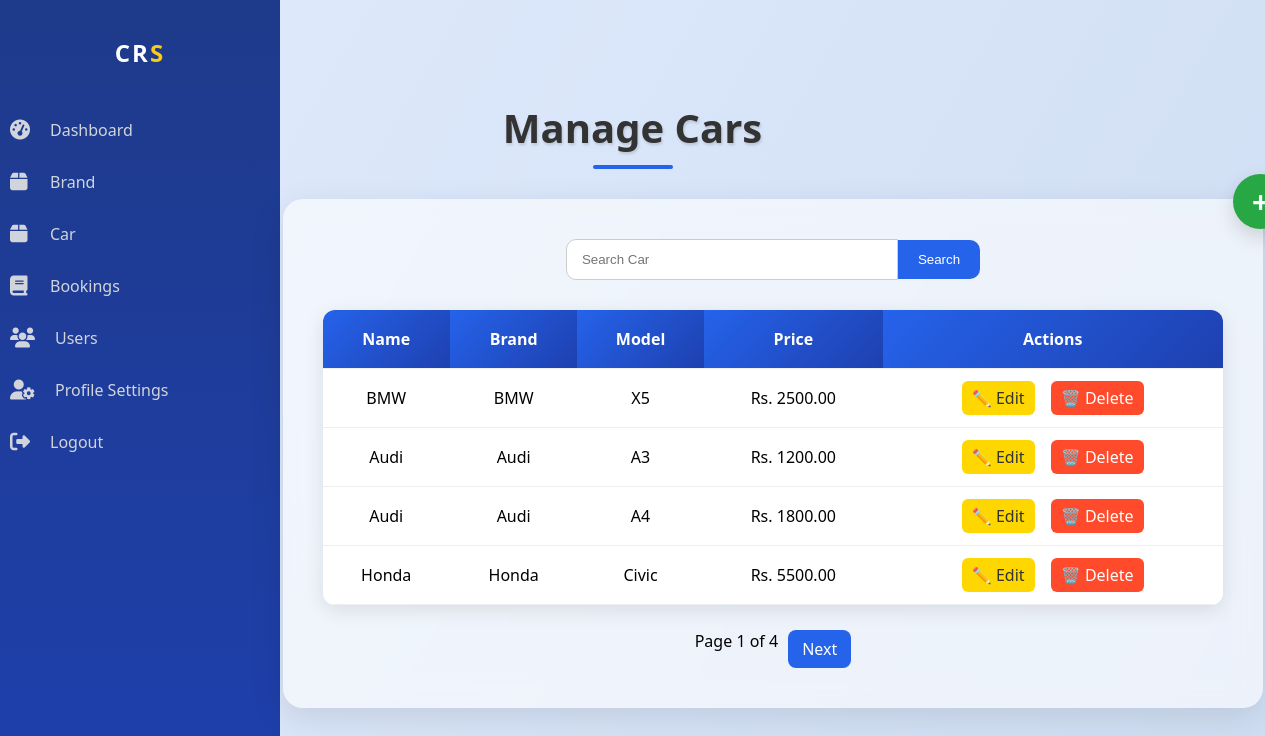
/car/manage/ (signed in), run on the app's committed database.
### rental/models.py (models this page shows, shortened)
class Car(models.Model):
    name=models.CharField(max_length=255)
    brand=models.ForeignKey(Brand,on_delete=models.CASCADE)
    model=models.CharField(max_length=50)
    price_per_day=models.DecimalField(max_digits=8,decimal_places=2)
    image=models.ImageField(upload_to='cars/')
    availability=models.BooleanField(default=True)

class Brand(models.Model):
    name=models.CharField(max_length=100,unique=True)
    description = models.TextField(blank=True, null=True)
    created_at=models.DateTimeField(auto_now_add=True)
    updated_at=models.DateTimeField(auto_now=True)

### rental/views.py (the view)
# urls.py: path('car/manage/',views.manage_cars,name='manage_cars'),
@login_required
def manage_cars(request):
    cars=Car.objects.all()
    query=request.GET.get('search')
    if query:
        cars = cars.filter(
            Q(name__icontains=query) |
            Q(brand__name__icontains=query) |
            Q(model__icontains=query)
        )
    paginator=Paginator(cars,4)
    page=request.GET.get('page')
    try:
        cars=paginator.page(page)
    except PageNotAnInteger:
        cars=paginator.page(1)
    except EmptyPage:
        cars=paginator.page(paginator.num_pages)
    return render(request,'rental/manage_cars.html',{'cars':cars})

### rental/templates/rental/manage_cars.html (shortened to what this page needs)
{% extends 'rental/admin_dashboard.html' %}
{% block content %}
<div class="manage-container">
    <h2>Manage Cars</h2>
    <div class="form-container">
        <a href="{% url 'add_car' %}" class="add-car-btn">+</a>
        <form method="get">
            <input type="text" name="search" placeholder="Search Car">
            <button type="submit">Search</button>
        </form>
        <table>
            <thead>
                <tr>
                    <th>Name</th>
                    <th>Brand</th>
                    <th>Model</th>
                    <th>Price</th>
                    <th>Actions</th>
                </tr>
            </thead>
            <tbody>
                {% for car in cars %}
                <tr>
                    <td>{{car.name}}</td>
                    <td>{{ car.brand.name }}</td>
                    <td>{{ car.model }}</td>
                    <td>Rs. {{ car.price_per_day }}</td>
                    <td>
                        <a href="{% url 'edit_car' car.id %}" class="edit-icon">✏️ Edit</a>
                        <a href="{% url 'delete_car' car.id %}" class="delete-icon">🗑️ Delete</a>
                    </td>
                </tr>
                {% empty %}
                <tr>
                    <td colspan="4">No cars found.</td>
                </tr>
                {% endfor %}
            </tbody>
        </table>
        <div class="pagination">
            Page {{ cars.number }} of {{ cars.paginator.num_pages }}
            {% if cars.has_next %}
                <a href="?page={{ cars.next_page_number }}">Next</a>
            {% endif %}
        </div>
    </div>
</div>
{% endblock %}

### rental/templates/rental/admin_dashboard.html (style rules this page uses)
body { margin: 0; font-family: Arial, sans-serif; background-color: #f3f4f6; }

### rental/templates/rental/manage_cars.html (style rules this page uses)
body { background: linear-gradient(120deg, #e0eafc, #cfdef3); font-family: 'Segoe UI', Tahoma, Geneva, Verdana, sans-serif; }
.manage-container { max-width: 1000px; margin: 100px auto; animation: fadeInUp 1s ease-in-out; }
.manage-container h2 { font-size: 2.5rem; color: #333; text-align: center; margin-bottom: 30px; text-shadow: 1px 2px 3px rgba(0, 0, 0, 0.15); position: relative; }
.manage-container h2::after { content: ''; width: 80px; height: 4px; background: #2563eb; display: block; margin: 10px auto 0; border-radius: 5px; }
.form-container { width: 900px; margin-left: 150px; background: rgba(255, 255, 255, 0.6); backdrop-filter: blur(14px); border-radius: 20px; padding: 40px; box-shadow: 0 10px 35px rgba(0, 0, 0, 0.1); animation: popIn 0.7s ease-in-out; position: relative; }
.add-car-btn { position: absolute; top: -25px; right: -25px; background: #28a745; color: white; width: 55px; height: 55px; font-size: 30px; font-weight: bold; border-radius: 50%; display: flex; align-items: center; justify-content: center; text-decoration: none; box-shadow: 0 8px 20px rgba(0, 0, 0, 0.15); transition: 0.3s ease-in-out; z-index: 2; }
form { display: flex; justify-content: center; align-items: center; margin-bottom: 30px; }
form input[type="text"] { width: 300px; padding: 12px 15px; border: 1px solid #ccc; border-radius: 10px 0 0 10px; outline: none; transition: 0.3s ease-in-out; }
form button { padding: 12px 20px; background: #2563eb; color: white; border: none; border-radius: 0 10px 10px 0; cursor: pointer; transition: 0.3s ease; }
table { width: 100%; border-collapse: collapse; margin-top: 30px; background: white; border-radius: 12px; overflow: hidden; box-shadow: 0 5px 20px rgba(0,0,0,0.1); animation: fadeInUp 1s ease; }
th, td { padding: 18px; text-align: center; border-bottom: 1px solid #eee; font-size: 16px; }
th { background: linear-gradient(135deg, #2563eb, #1e40af); color: white; font-weight: bold; }
td a { margin: 0 6px; font-size: 16px; padding: 6px 10px; border-radius: 6px; text-decoration: none; transition: 0.2s ease; }
.edit-icon { background: #ffd700; color: #333; }
.delete-icon { background: #ff4b2b; color: white; }
.pagination { margin-top: 25px; display: flex; justify-content: center; gap: 10px; font-size: 16px; }
.pagination a { background: #2563eb; color: white; padding: 8px 14px; border-radius: 8px; text-decoration: none; transition: 0.3s ease; }

### data on the page
Car: name "BMW", brand.name "BMW", model "X5", price_per_day "2500.00"
Car: name "Audi", brand.name "Audi", model "A3", price_per_day "1200.00"
Car: name "Audi", brand.name "Audi", model "A4", price_per_day "1800.00"
Car: name "Honda", brand.name "Honda", model "Civic", price_per_day "5500.00"

### other printed values
{{ cars.number }} "1"
{{ cars.paginator.num_pages }} "4"
